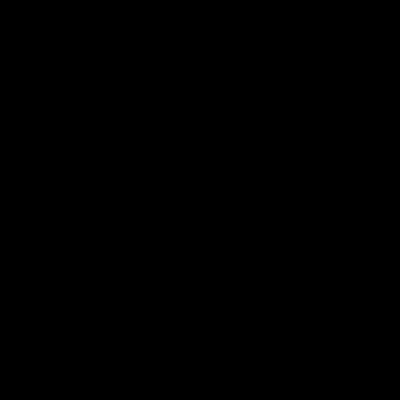
Frame 1 (no input)
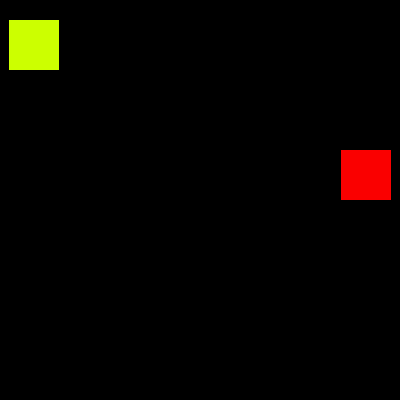
Frame 60 (the mouse pressed at the canvas centre just before this capture)
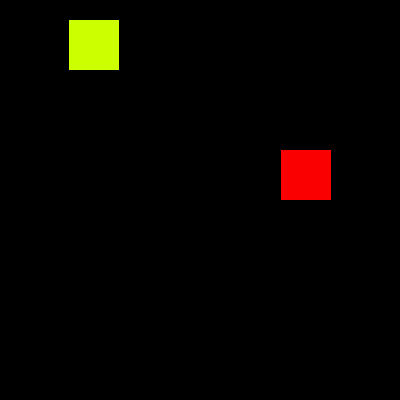
Frame 120 (the mouse held since frame 60 and released just before this capture)

The Processing sketch that drew these frames (run headless with seeded random() and noise(); from frame 60 on, the mouse is pressed at the canvas centre):

// Processing sketch: Excercise_4
// ── Excercise_4.pde
int x = -50;
int x1 = -50;
int x2 = 400;
int x3 = 400;
void setup() {
  size(400, 400);
  noStroke();
}
void draw () {
  background(0);
  fill(204, 255, 0);
  rect(x, 20, 50, 50);
  fill(250, 0, 0);
  rect(x2, 150, 50, 50);
  if (x>=350) {
    fill(204, 255, 0);
    rect(x1, 20, 50, 50);
    fill(250, 0, 0);
    rect(x3, 150, 50, 50);
    x1++;
    x3--;
  }
  if (x1>=0) {
    x1 = -50;
    x = 0;
    x2 = 350;
    x3 = 400;
  }
  x++;
  x2--;
}
